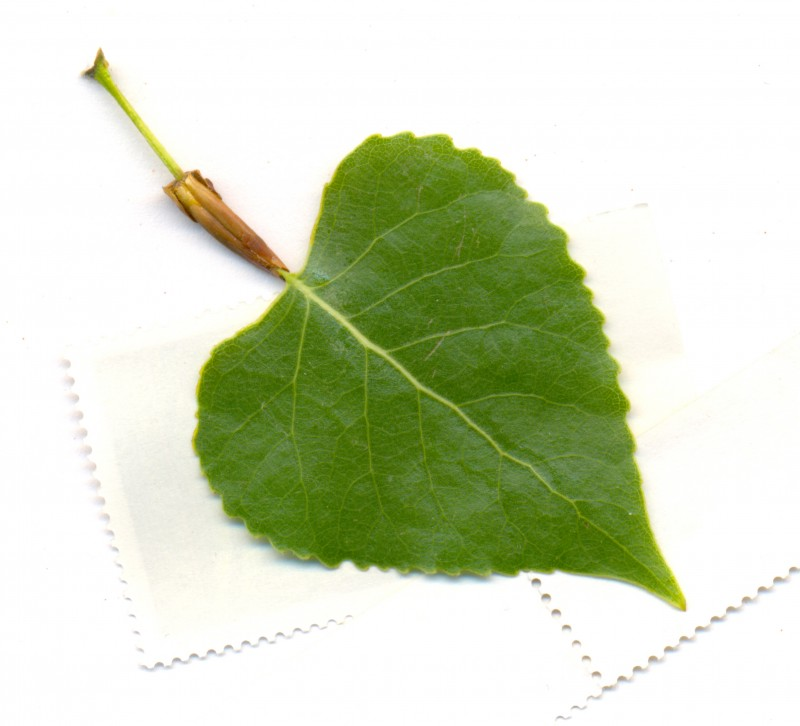
#> input picture dataset/birch/0009-800x726.jpg, 800 x 726 px; its folder holds only this picture in this run
$ jupyter execute --allow-errors Main.ipynb   (older library calls are emulated)
#> lines starting #> are read from the running program, lines starting #| are printed output that depends on the picture
[cell 1]
# импортируем бэкенд Agg из matplotlib для сохранения графиков на диск
import matplotlib
matplotlib.use("Agg")

# подключаем необходимые пакеты
from sklearn.preprocessing import LabelBinarizer
from sklearn.model_selection import train_test_split
from sklearn.metrics import classification_report
from keras.models import Sequential, Model
from keras.layers.core import Dense
from keras.optimizers import SGD
from imutils import paths as path
import keras
import matplotlib.pyplot as plt
import numpy as np
import argparse
import random
import pickle
import cv2
import os
import pickle

[cell 2]
#MAKE DIRECTORY FOR MODEL AND DAASET AND RESULT VISUALIZATION

[cell 3]
data = []
labels = []
pathToImages = sorted(list(path.list_images("/home/frizik/CyberGarden2019/dataset")))
random.seed(666)
random.shuffle(pathToImages)

[cell 4]
COEFFICIENT = 10
dim = (int(32*COEFFICIENT), int(32*COEFFICIENT))
for imgPath in pathToImages:
    img = cv2.imread(imgPath, cv2.COLOR_BGR2GRAY)
#> img is the input picture: shape (726, 800, 3); mean B, G, R 191.8, 218.2, 209.9

    img = cv2.resize(img, dsize = dim, interpolation = cv2.INTER_AREA)
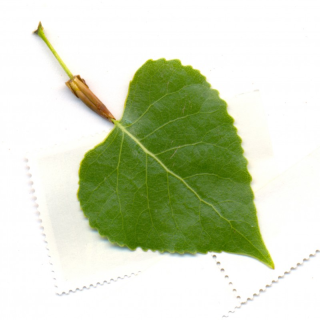
#> img: shape (320, 320, 3); mean B, G, R 191.8, 218.2, 209.9
    img = cv2.cvtColor(img, cv2.COLOR_BGR2GRAY)
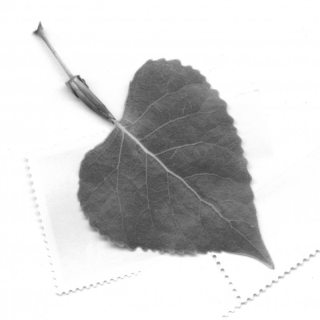
#> img: shape (320, 320); min 48, max 255, mean 212.7
    img = cv2.Laplacian(img,cv2.CV_64F)
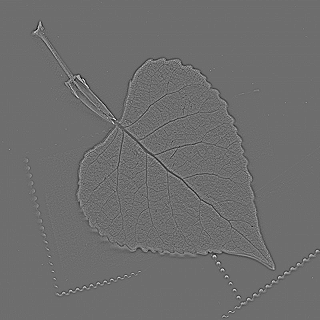
#> img: shape (320, 320) float64; min -128, max 169, mean 0; drawn with min black and max white
    cv2.imwrite('/home/frizik/CyberGarden2019/graph/gray.png',img)
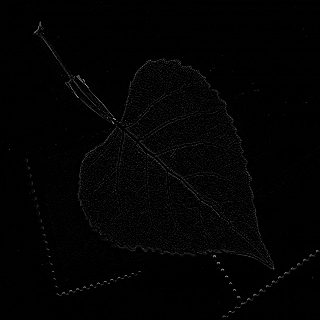
#> saved as gray.png: shape (320, 320); min 0, max 169, mean 2.7
    img = img.flatten()
    data.append(img)

    label = imgPath.split(os.path.sep)[-3:][1]
    labels.append(label)
#> pass 2 of the loop `for imgPath in pathToImages:`:
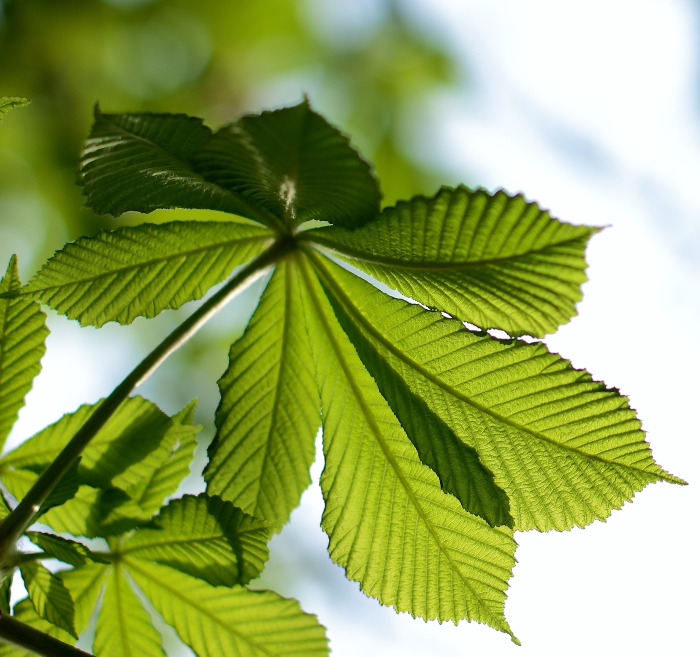
#> input picture dataset/chestnut/0.jpg, 1400 x 1313 px (shown at 1/2 size)
#> img is the input picture: shape (1313, 1400, 3); mean B, G, R 93.2, 165, 146.6
#> `img = cv2.Laplacian(img,cv2.CV_64F)`:
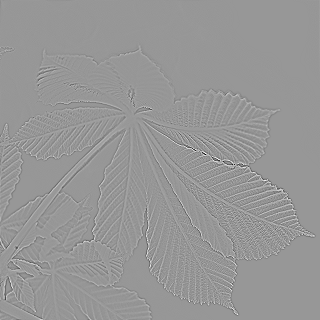
#> img: shape (320, 320) float64; min -483, max 332, mean 0; drawn with min black and max white
#> `cv2.imwrite('/home/frizik/CyberGarden2019/graph/gray.png',img)`:
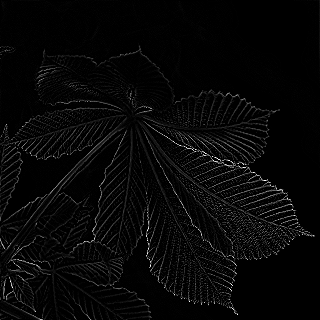
#> saved as gray.png: shape (320, 320); min 0, max 255, mean 7.6

[cell 5]
# [7 lines of commented-out code are left out]

[cell 6]
print(labels[0])
print(labels[1])
#> (the rest of this cell did not finish here and is left out)

[cell 7]
(trainX, testX, trainY, testY) = train_test_split(data, labels, train_size=0.75, test_size = 0.25, random_state=666)
#> trainX = 1 item; testX = 1 item; trainY = ['birch']; testY = ['chestnut']
labe = LabelBinarizer()
trainY = labe.fit_transform(trainY)
#> trainY = [0]
testY = labe.transform(testY)
#> testY = [0]
